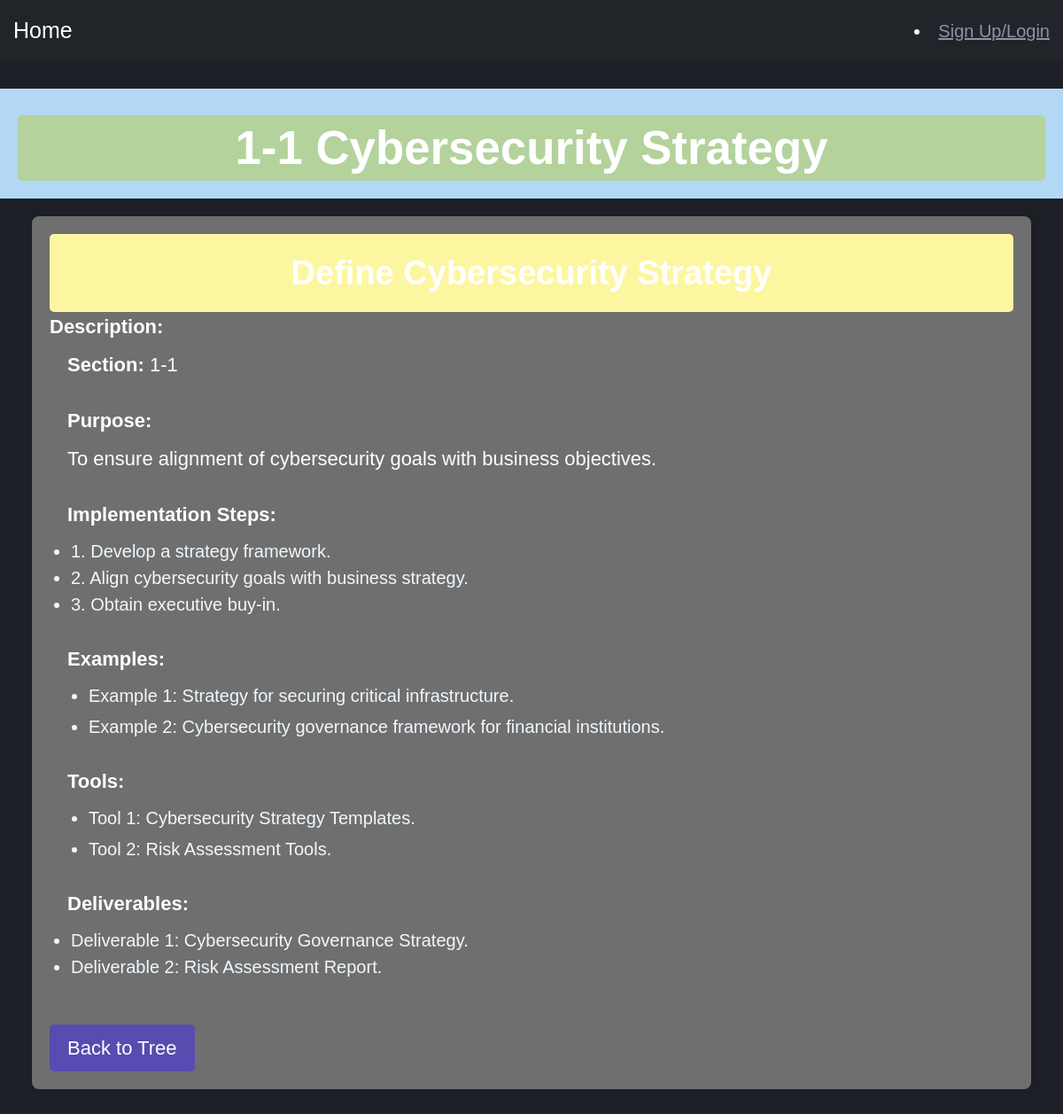
Page /control/1/ on the earlier database version.
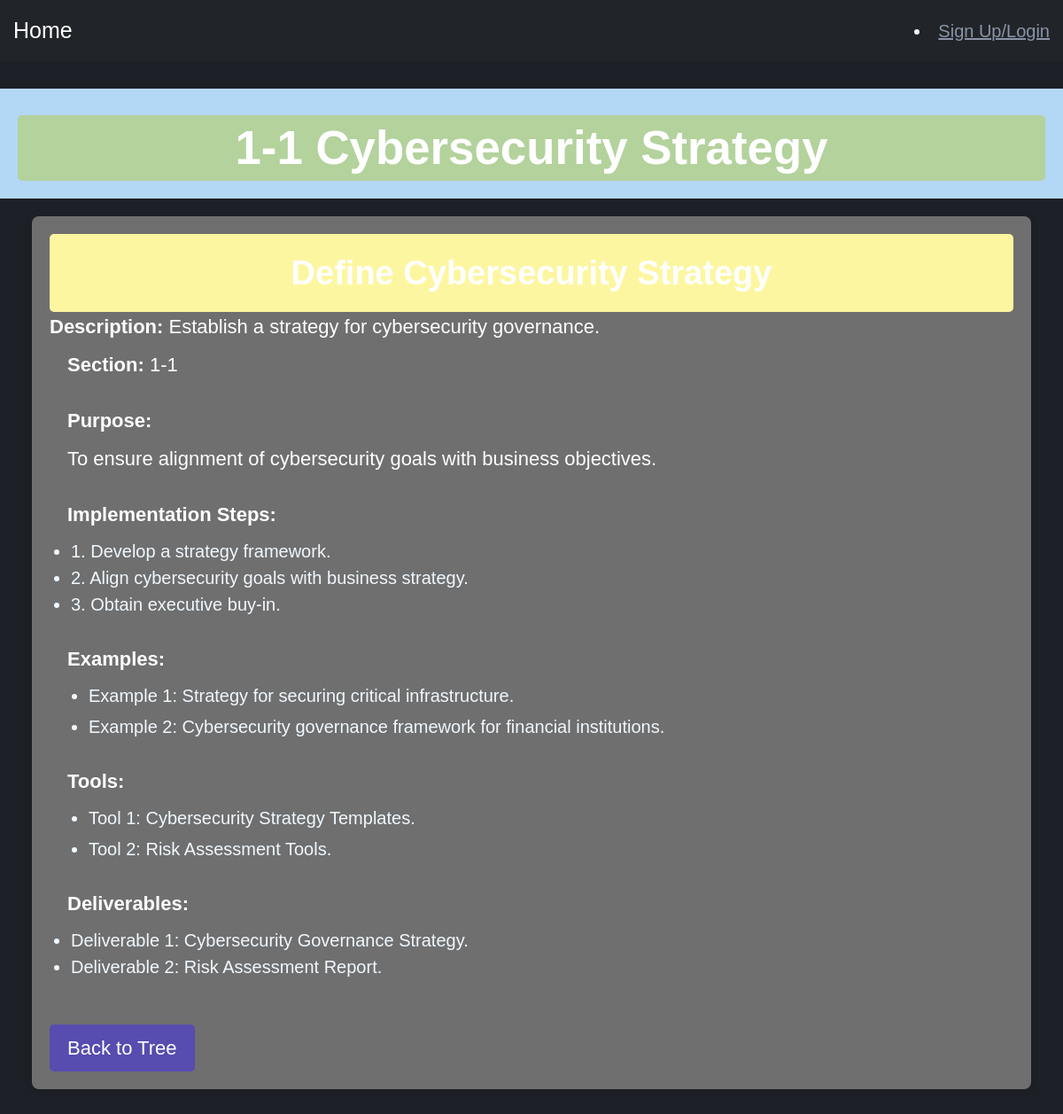
Same page on the later database version.
### main_app/models.py (models this page shows)
class Control(models.Model):
    subdomain = models.ForeignKey(Subdomain, on_delete=models.CASCADE, related_name='controls')
    name = models.CharField(max_length=255)
    description = models.TextField()
    section = models.CharField(max_length=255, blank=True, null=True)
    purpose = models.TextField(blank=True, null=True)
    implementation_steps = models.TextField(blank=True, null=True)
    examples = models.TextField(blank=True, null=True)
    tools = models.TextField(blank=True, null=True)
    deliverables = models.TextField(blank=True, null=True)

class Subdomain(models.Model):
    domain = models.ForeignKey(Domain, on_delete=models.CASCADE, related_name='subdomains')
    name = models.CharField(max_length=255)

### main_app/views.py (the view)
# urls.py: path('control/<int:pk>/', views.control_detail, name='control_detail'),
def control_detail(request, pk):
    control = get_object_or_404(Control, pk=pk)
    if request.method == "POST":
        control.name = request.POST.get('name', control.name)
        control.description = request.POST.get('description', control.description)
        control.save()
    return render(request, 'main_app/control_detail.html', {'control': control})

### main_app/templates/main_app/control_detail.html (shortened to what this page needs)
{% extends 'main_app/home_page.html' %}
{% load static %}
{% block content %}
<!DOCTYPE html>
<html lang="en">
<head>
</head>
<body>
  {% if control.subdomain %}
    <h1><div class="subdomain-title">{{ control.subdomain.name }}</div> </h1>
  {% endif %}
  <div class="container">
    <h2>{{ control.name }}</h2>
    <p><span class="strong">Description:</span> {{ control.description }}</p>
    {% if control.section %}
      <div class="section-content">
        <p><span class="strong">Section:</span> {{ control.section }}</p>
      </div>
    {% endif %}
    {% if control.purpose %}
      <div class="section-content">
        <p><span class="strong">Purpose:</span></p>
        <p>{{ control.purpose }}</p>
      </div>
    {% endif %}
    {% if control.implementation_steps %}
      <div class="section-content">
        <p><span class="strong">Implementation Steps:</span></p>
        <ul>
          {% for step in control.implementation_steps.splitlines %}
            {% if step|length > 0 %}
              <li>{{ step }}</li>
            {% endif %}
          {% endfor %}
        </ul>
      </div>
    {% endif %}
    {% if control.examples %}
      <div class="section-content">
        <p><span class="strong">Examples:</span></p>
        <ul class="examples-list">
          {% for example in control.examples.splitlines %}
            {% if example|length > 0 %}
              <li>{{ example }}</li>
            {% endif %}
          {% endfor %}
        </ul>
      </div>
    {% endif %}
    {% if control.tools %}
      <div class="section-content">
        <p><span class="strong">Tools:</span></p>
        <ul class="tools-list">
          {% for tool in control.tools.splitlines %}
            {% if tool|length > 0 %}
              <li>{{ tool }}</li>
            {% endif %}
          {% endfor %}
        </ul>
      </div>
    {% endif %}
    {% if control.deliverables %}
      <div class="section-content">
        <p><span class="strong">Deliverables:</span></p>
        <ul>
          {% for deliverable in control.deliverables.splitlines %}
            {% if deliverable|length > 0 %}
              <li>{{ deliverable }}</li>
            {% endif %}
          {% endfor %}
        </ul>
      </div>
    {% endif %}
    <a class="back-button" href="{% url 'main_app:tree' %}">Back to Tree</a>
  </div>
</body>
</html>
{% endblock %}

Differences in the rows shown:
changed Control "To ensure alignment of cybersecurity goals with business objectives.": description (not shown) → "Establish a strategy for cybersecurity governance."
